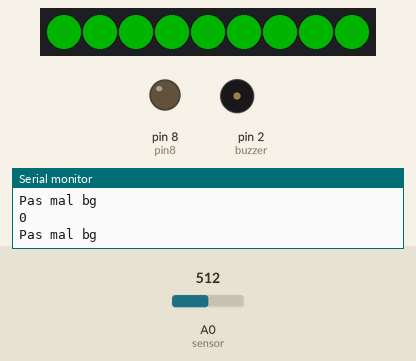
The sketch below on a simulated Arduino Uno, built with avr-gcc and run on an emulated ATmega328P. Shown: 9 RGB LEDs in strip order, left to right, output pins drawn as LEDs (lit = HIGH), buzzer (waves = sounding, pin HIGH), the last lines printed to the serial monitor. The inputs (shaded band) are chosen by the test bench; at power-on: A0 (sensor) = 512. Dim RGB values are drawn brighter than linear; colours are those a GRB WS2812 strip shows for the declared byte order.

Above: at 3.2 s.
3.3 s: A0 (sensor) set to 543
At 5.1 s:
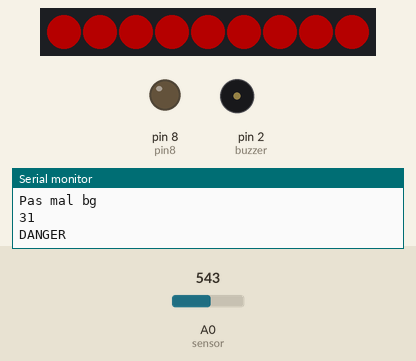
6.3 s: A0 (sensor) set to 511
At 8.5 s:
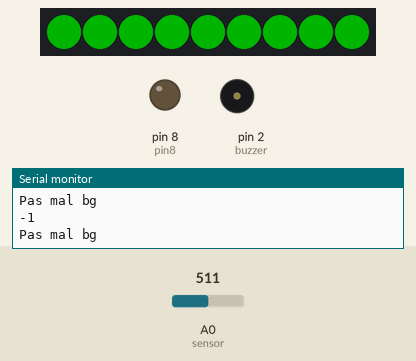
8.8 s: A0 (sensor) set to 716
At 9.6 s:
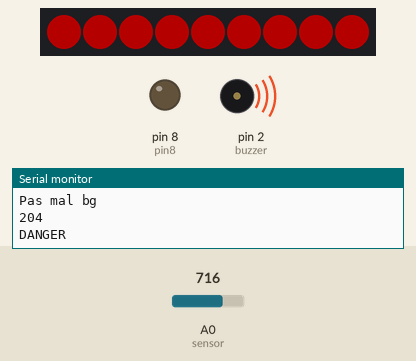
Timing chart, 0 to 17.8 s (numbered marks = the images above; inputs shaded):
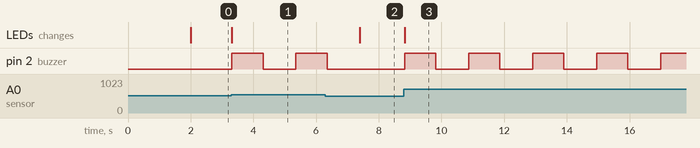

The sketch:

code_final_SAMTEST.ino
```cpp
#include "FastLED.h"
#include "LowPower.h"
#include <LoRa.h>

#define NUM_LEDS 9

// Data pin that led data will be written out over
#define DATA_PIN 4
// Clock pin only needed for SPI based chipsets when not using hardware SPI
//#define CLOCK_PIN 8

CRGB leds[NUM_LEDS];
int lum = 63;
int pin8 = 8;
int sensor = A0;
int sensorValue = 0;
int buzzer =2;// Borne de sortie
int debut =0;
int sensorReference = 0;
int valeur =0;

void setup() {
    // sanity check delay - allows reprogramming if accidently blowing power w/leds
    delay(2000);

    // Uncomment one of the following lines for your leds arrangement.

     FastLED.addLeds<WS2812, DATA_PIN, RGB>(leds, NUM_LEDS);
pinMode(pin8, OUTPUT);
Serial.begin(9600);
pinMode(buzzer,OUTPUT);// Définir la sortie du buzzer


}

void loop() {
    int i;// Définir 1 variable pour faire des boucles
    if (debut==0){
      sensorReference=analogRead(sensor);

    }
else {


for(i=0; i<80; i++) {// Premier son à une fréquence

}

  LoRa.sleep(); // move LoRa transciever in Sleep mode
  sensorValue = analogRead(sensor);
  valeur = sensorValue-sensorReference;
  Serial.println(valeur);
  if (valeur < 20) {
    leds[0] = CRGB(lum,0,0);
    leds[1] = CRGB(lum,0,0);
    leds[2] = CRGB(lum,0,0);
    leds[3] = CRGB(lum,0,0);
    leds[4] = CRGB(lum,0,0);
    leds[5] = CRGB(lum,0,0);
    leds[6] = CRGB(lum,0,0);
    leds[7] = CRGB(lum,0,0);
    leds[8] = CRGB(lum,0,0);
    FastLED.show();
Serial.println("Pas mal bg");

  }
  else {
  leds[0] = CRGB(0,lum,0);
    leds[1] = CRGB(0,lum,0);
    leds[2] = CRGB(0,lum,0);
    leds[3] = CRGB(0,lum,0);
    leds[4] = CRGB(0,lum,0);
    leds[5] = CRGB(0,lum,0);
    leds[6] = CRGB(0,lum,0);
    leds[7] = CRGB(0,lum,0);
    leds[8] = CRGB(0,lum,0);
    FastLED.show();
Serial.println("DANGER");
digitalWrite(buzzer, HIGH);// Faire du bruit

delay(1000);// Attendre 10ms
digitalWrite(buzzer, LOW);// Silencendelay(10);// Attendre 10ms

delay(1000);// Attendre 10ms
  }


for(i=0; i<40; i++);// Deuxième son à une autre fréquence
{


delay(20);// Attendre 20msndigitalWrite(buzzer,LOW);// Silence

delay(20);// Attendre 20msn}
}
}
debut = debut + 1;
}
```

Measured:
- the behaviour switches between 531 and 532 on A0 (sensor) (found by bisection; images 0 and 1)
- after the input at 3.3 s, pin 2 (buzzer): LOW → HIGH at once, → LOW 1.0 s later, → HIGH 1.0 s later; the LEDs: change at once (image 1)
- after the input at 6.3 s, pin 2 (buzzer): goes on until 6.4 s, then stays LOW; the LEDs: change after 1.1 s (image 2)
- after the input at 8.8 s, pin 2 (buzzer): alternates HIGH for 1.0 s and LOW for 1.0 s, starting at once; the LEDs: change at once (image 3)
